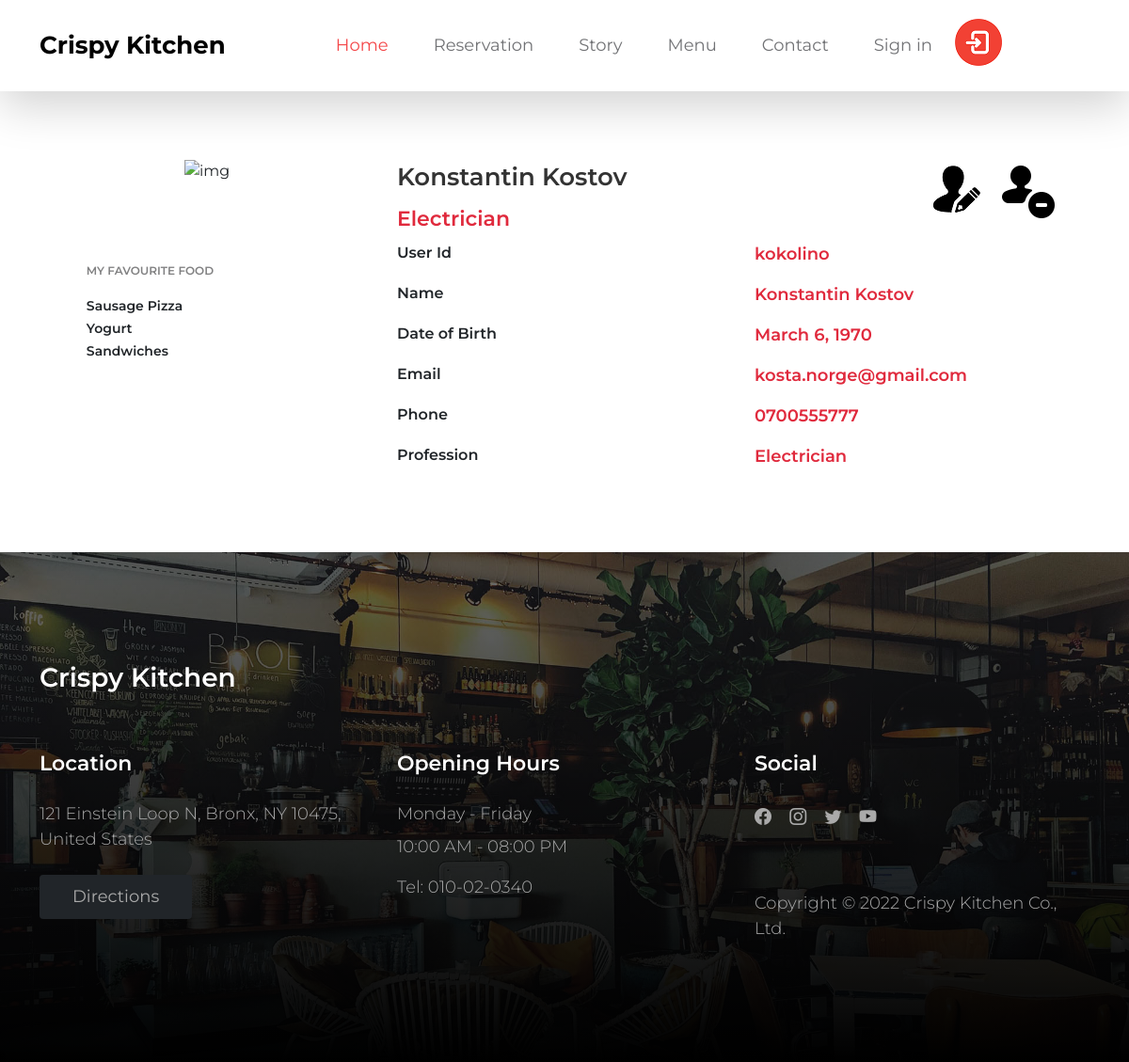
The page /accounts/profile/1/ on the database its author committed.
### Blog/accounts/models.py (models this page shows)
class UserProfile(auth_models.AbstractUser):
    pass
    username = models.CharField(
        max_length=20,
        unique=True
    )
    first_name = models.CharField(
        max_length=50,
    )
    last_name = models.CharField(
        max_length=50,
    )
    date_of_birth = models.DateField(
        null=True,
    )
    email = models.EmailField(
        max_length=50,
        unique=True
    )
    phone = models.CharField(
        max_length=20,
    )
    profession = models.CharField(
        max_length=30,
    )
    def __str__(self):
        return f'{self.first_name} {self.last_name}'
    photo = CloudinaryField('image')

### Blog/crispy_kitchen/models.py (models this page shows, shortened)
class FoodLike(models.Model):
    food = models.ForeignKey(
        SpecialMenu,
        on_delete=models.CASCADE
    )
    user = models.ForeignKey(
        UserModel,
        on_delete=models.CASCADE,
    )

class SpecialMenu(models.Model):
    CHOICES = (
        ('Breakfast', 'Breakfast'),
        ('Lunch', 'Lunch'),
        ('Dinner', 'Dinner'),
    )
    type_of_meal = models.CharField(
        max_length=30,
        choices=CHOICES,
    )
    name_of_the_food = models.CharField(
        max_length=30,
    )
    price = models.FloatField()
    photo = CloudinaryField('image')
    description = models.TextField()
    best_offers = models.BooleanField(
        null=True,
        blank=True,
    )

### Blog/accounts/views.py (the view)
# urls.py: path('', ProfileDetailsView.as_view(), name='profile details'),
class ProfileDetailsView(views.DetailView):
    model = UserModel
    template_name = 'user_profile.html'
    def get_context_data(self, **kwargs):
        context = super().get_context_data(**kwargs)
        context['likes'] = FoodLike.objects.all()
        return context

### Blog/accounts/templates/user_profile.html (shortened to what this page needs)
{% extends 'base.html' %}
{% load static %}
{% block profile %}
    <link href="{% static 'css/profile.css' %}" rel="stylesheet">
            <link href="//maxcdn.bootstrapcdn.com/bootstrap/4.1.1/css/bootstrap.min.css" rel="stylesheet" id="bootstrap-css">
{% endblock %}
{% block content %}
<div class="container emp-profile">
    <form method="post">
        <div class="row">
            <div class="col-md-4">
                <div class="profile-img">
                    <img src="{{ object.photo.url }}" alt="img">
                </div>
            </div>
            <div class="col-md-6">
                <div class="profile-head">
                    <h5>
                        {{ object }}
                    </h5>
                    <h6>
                        {{ object.profession }}
                    </h6>
                </div>
            </div>
            <div class="col-md-2">
                <a href="{% url 'profile edit' pk=request.user.pk%}"><img src="/media/download_images/Users-Edit-User-icon.png" alt="img"></a>
                <a  style="position: relative; bottom: -3px; left: 15px" href="{% url 'profile delete' pk=request.user.pk %}"><img src="/media/download_images/delete-user.png" alt="img"></a>
            </div>
        </div>
        <div class="row">
            <div class="col-md-4">
                <div class="profile-work">
                    <p>MY FAVOURITE FOOD</p>
                    {% for like in likes %}
                        {% if object.pk == like.user.pk %}
                    <a>{{ like.food.name_of_the_food }}</a><br/>
                        {% endif %}
                    {% endfor %}
                </div>
            </div>
            <div class="col-md-8">
                <div class="tab-content profile-tab" id="myTabContent">
                    <div class="tab-pane fade show active" id="home" role="tabpanel" aria-labelledby="home-tab">
                        <div class="row">
                            <div class="col-md-6">
                                <label>User Id</label>
                            </div>
                            <div class="col-md-6">
                                <p>{{ object.username }}</p>
                            </div>
                        </div>
                        <div class="row">
                            <div class="col-md-6">
                                <label>Name</label>
                            </div>
                            <div class="col-md-6">
                                <p>{{ object }}</p>
                            </div>
                        </div>
                        <div class="row">
                            <div class="col-md-6">
                                <label>Date of Birth</label>
                            </div>
                            <div class="col-md-6">
                                <p>{{ object.date_of_birth }}</p>
                            </div>
                        </div>
                        <div class="row">
                            <div class="col-md-6">
                                <label>Email</label>
                            </div>
                            <div class="col-md-6">
                                <p>{{ object.email }}</p>
                            </div>
                        </div>
                        <div class="row">
                            <div class="col-md-6">
                                <label>Phone</label>
                            </div>
                            <div class="col-md-6">
                                <p>{{ object.phone }}</p>
                            </div>
                        </div>
                        <div class="row">
                            <div class="col-md-6">
                                <label>Profession</label>
                            </div>
                            <div class="col-md-6">
                                <p>{{ object.profession }}</p>
                            </div>
                        </div>
                    </div>
                </div>
            </div>
        </div>
    </form>
</div>
{% endblock %}

### static/css/profile.css (style rules this page uses)
body { background: -webkit-linear-gradient(left, #CBCCCEFF, #737579FF); }
.emp-profile { padding: 3%; margin-top: 3%; margin-bottom: 3%; border-radius: 0.5rem; background: #fff; }
.profile-img { text-align: center; }
.profile-img img { width: 70%; height: 100%; }
.profile-head h5 { color: #333; }
.profile-head h6 { color: #e02a3d; }
.profile-work { padding: 14%; margin-top: -15%; }
.profile-work p { font-size: 12px; color: #818182; font-weight: 600; margin-top: 10%; }
.profile-work a { text-decoration: none; color: #495057; font-weight: 600; font-size: 14px; }
.profile-tab label { font-weight: 600; }
.profile-tab p { font-weight: 600; color: #e02a3d; }

### static/css/tooplate-crispy-kitchen.css (style rules this page uses)
:root { --white-color: #FFFFFF; --primary-color: #f44749; --secondary-color: #f3af24; --section-bg-color: #F9F9F9; --dark-color: #000000; --title-color: #565758; --news-title-color: #292828; --p-color: #717275; --border-color: #eaeaea; --border-radius-default: .25rem; --body-font-family: 'Montserrat', sans-serif; --h1-font-size: 76px; --h2-font-size: 56px; --h3-font-size: 42px; --h4-font-size: 28px; --h5-font-size: 26px; --h6-font-size: 22px; --p-font-size: 18px; --menu-font-size: 18px; --category-font-size: 14px; --font-weight-light: 300; --font-weight-normal: 400; --font-weight-semibold: 600; --font-weight-bold: 700; }
body { background: var(--white-color); font-family: var(--body-font-family); position: relative; }
h2, h3, h4, h5, h6 { color: var(--dark-color); line-height: inherit; }
h1, h2, h3, h4, h5, h6 { font-weight: var(--font-weight-semibold); }
h5 { font-size: var(--h5-font-size); }
h6 { font-size: var(--h6-font-size); }
p, .list .list-item { color: var(--p-color); font-size: var(--p-font-size); font-weight: var(--font-weight-light); }
a, button { touch-action: manipulation; transition: all 0.3s; }
a { color: var(--secondary-color); text-decoration: none; }

### rows shown on the page
UserProfile: first_name+last_name "Konstantin Kostov", profession "Electrician", username "kokolino", date_of_birth "March 6, 1970", email "kosta.norge@gmail.com", phone "0700555777"
FoodLike: food.name_of_the_food "Sausage Pizza"
FoodLike: food.name_of_the_food "Yogurt"
FoodLike: food.name_of_the_food "Sandwiches"
